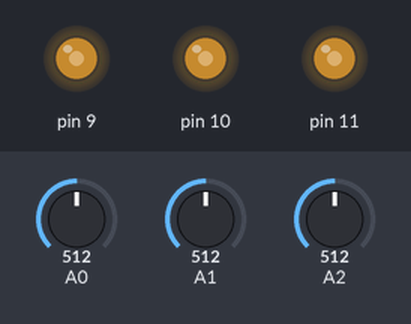
Bench run of a sketch on a simulated Arduino Uno, built with avr-gcc and run on an emulated ATmega328P. Shown: output pins drawn as LEDs (lit = HIGH). The inputs (shaded band) are chosen by the test bench; at power-on: A0 = 512, A1 = 512, A2 = 512.

Above: at 1.2 s.
1.3 s: A0 set to 716
At 2.5 s:
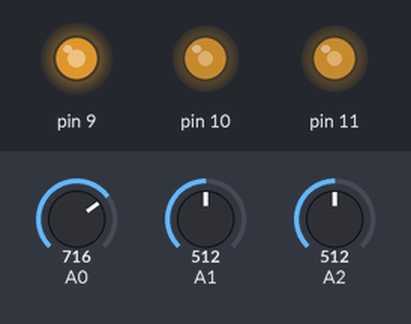
2.8 s: A1 set to 716
At 3.8 s:
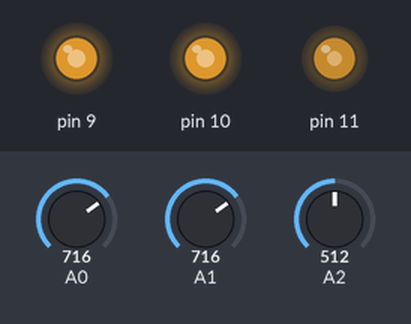
4.3 s: A2 set to 716
At 4.9 s:
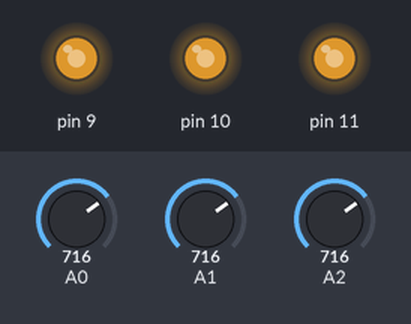
5.8 s: A0 set to 900
At 7.0 s:
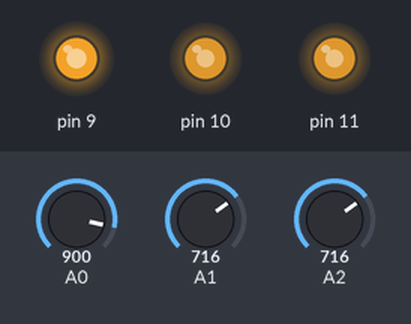
7.3 s: A1 set to 900
At 8.4 s:
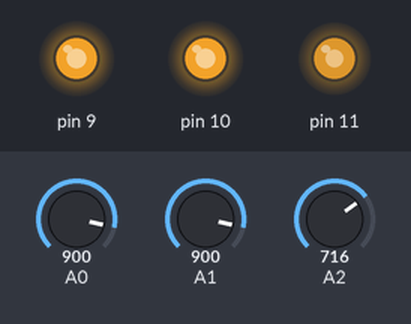
8.8 s: A2 set to 900
At 9.5 s:
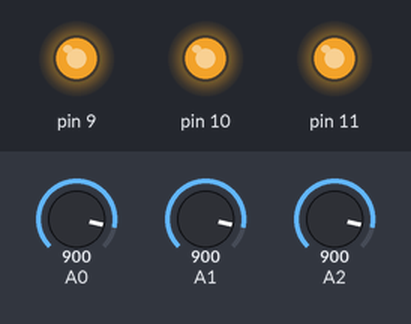
Timing chart, 0 to 11.3 s (numbered marks = the images above; inputs shaded):
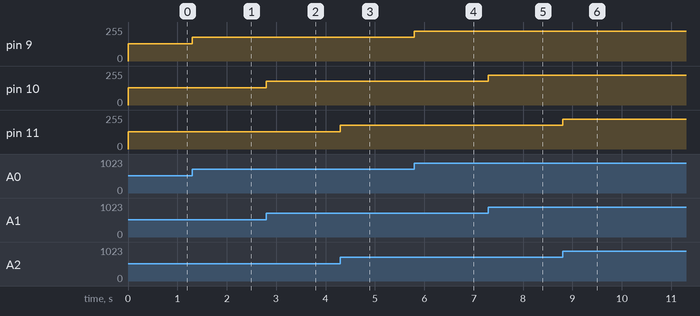

The sketch:

rgb_led.ino
```cpp
int blue;
int green;
int red;

void setup()
{
  Serial.begin(9600);
  pinMode(A0, INPUT);
  pinMode(A1, INPUT);
  pinMode(A2, INPUT);

  pinMode(9, OUTPUT);
  pinMode(10, OUTPUT);
  pinMode(11, OUTPUT);
}

void loop()
{
  blue = analogRead(A1);
  green = analogRead(A0);
  red = analogRead(A2);
  analogWrite(10, blue/4);
  analogWrite(9, green/4);
  analogWrite(11, red/4);
}
```

Measured:
- after the input at 1.3 s, pin 9: 128/255 → 179/255 at once
- after the input at 2.8 s, pin 10: 128/255 → 179/255 at once
- after the input at 4.3 s, pin 11: 128/255 → 179/255 at once
- after the input at 5.8 s, pin 9: 179/255 → 225/255 at once
- after the input at 7.3 s, pin 10: 179/255 → 225/255 at once
- after the input at 8.8 s, pin 11: 179/255 → 225/255 at once
